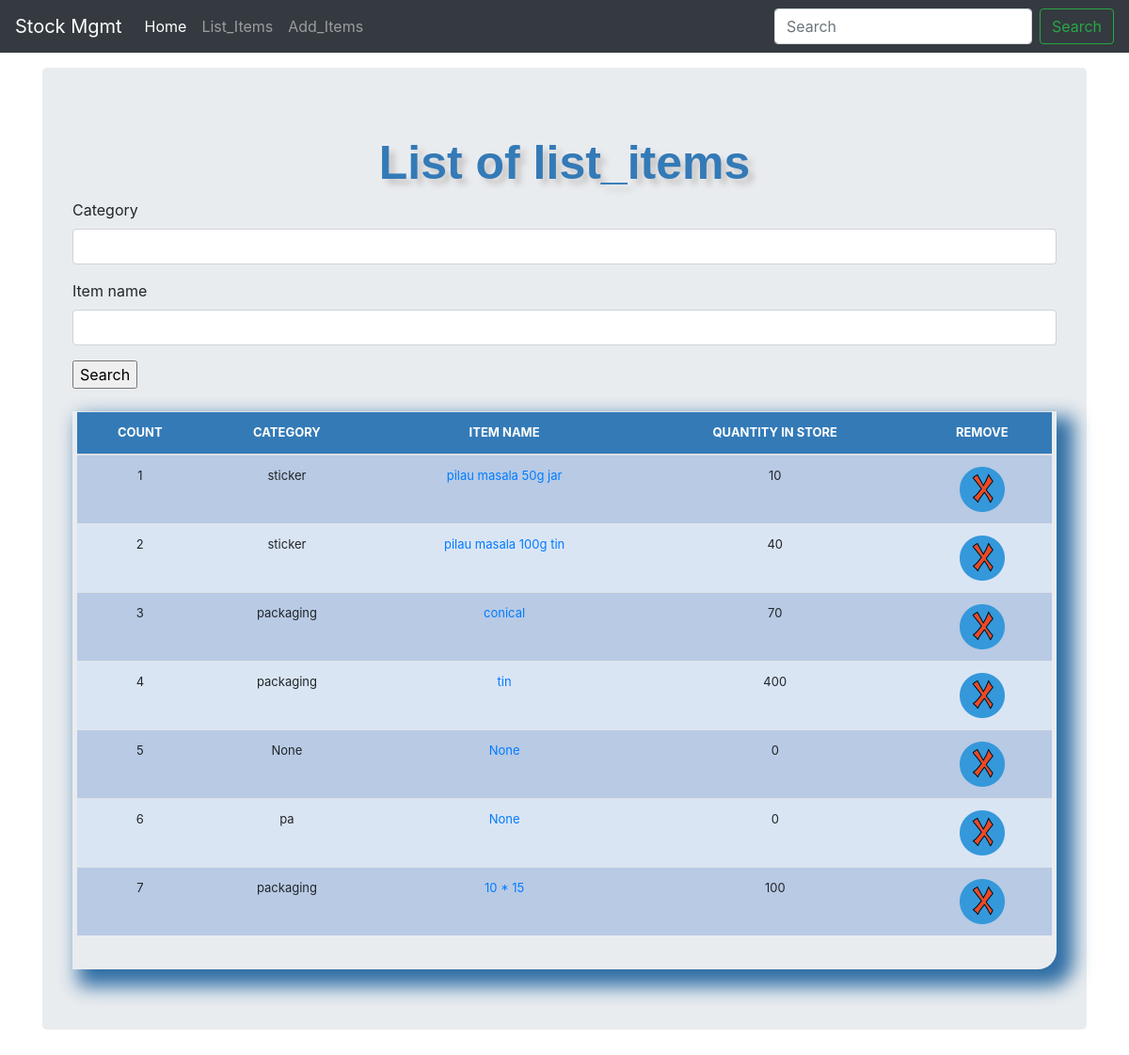
Before: /list_items/ with the older database file.
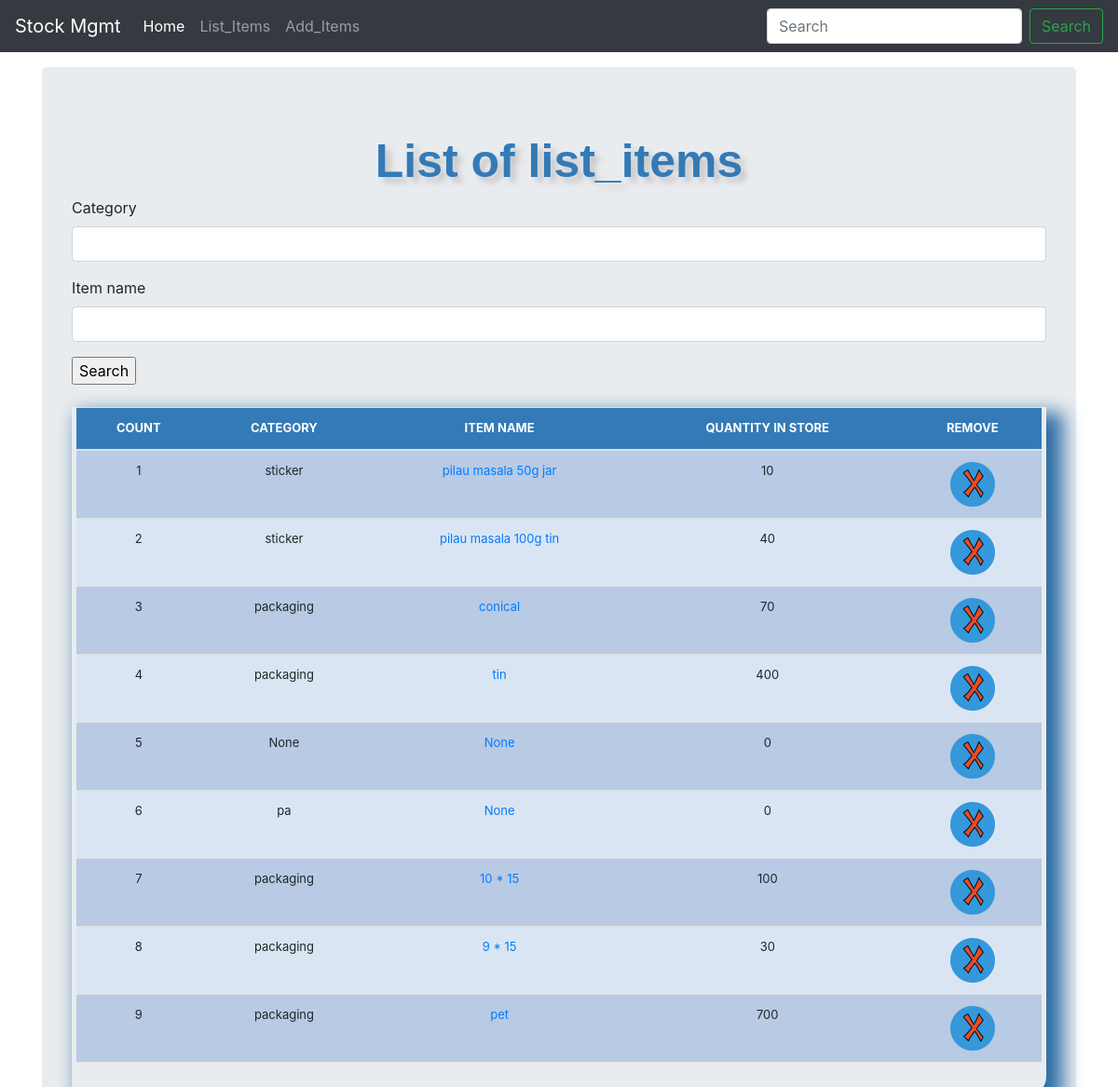
After: the same page with the newer database file.
### stockmgmt/models.py (models this page shows, shortened)
class Stock(models.Model):
	category = models.CharField(max_length=50, blank=True, null=True)
	item_name = models.CharField(max_length=50, blank=True, null=True)
	quantity = models.IntegerField(default='0', blank=False, null=True)
	receive_quantity = models.IntegerField(default='0', blank=True, null=True)
	receive_by = models.CharField(max_length=50, blank=True, null=True)
	issue_quantity = models.IntegerField(default='0', blank=True, null=True)
	issue_by = models.CharField(max_length=50, blank=True, null=True)
	issue_to = models.CharField(max_length=50, blank=True, null=True)
	phone_number = models.CharField(max_length=50, blank=True, null=True)
	created_by = models.CharField(max_length=50, blank=True, null=True)
	reorder_level = models.IntegerField(default='0', blank=True, null=True)
	last_updated = models.DateTimeField(auto_now_add=False, auto_now=True)
	export_to_CSV = models.BooleanField(default=False)

### stockmgmt/views.py (the view, shortened to what this page needs)
# urls.py: path('list_items/', views.list_items, name='list_items'),
def list_items(request):
	header = 'List of list_items'
	form = StockSearchForm(request.POST or None)
	queryset = Stock.objects.all()
	context = {
		"header": header,
		"queryset": queryset,
		"form": form,
	}
	return render(request, "list_items.html",context)

### stockmgmt/forms.py
class StockSearchForm(forms.ModelForm):
  class Meta:
    model = Stock
    fields = ['category', 'item_name']

### stockmgmt/templates/list_items.html
{% extends 'base.html' %}
{% load static %}
{% block content %}
{% load crispy_forms_tags %}
<form method='POST' action=''>{% csrf_token %}
      {{form|crispy}}
      <input type="submit" value='Search'/>
</form>
<br>
<body>
  <div class="display_table">
    <table class='table'>
        <thead>
          <tr>
            <th>COUNT</th>
            <th>CATEGORY</th>
            <th>ITEM NAME</th>
            <th>QUANTITY IN STORE</th>
            <th>REMOVE</th>
          </tr>
        </thead>
      {% for instance in queryset %}
          <tr>
            <td>{{forloop.counter}}</td>
            <td>{{instance.category}}</td>
            <td><a href="{% url 'update_items' instance.id %}">{{instance.item_name}}</a></td>
            <td>{{instance.quantity}}</td>
            <td><a href="{% url 'delete_items' instance.id %}"><img src="{% static 'img/delete.png' %}"></a></td>
          </tr>
      {% endfor %}
    </table>
  </div>
</body>
{% endblock %}

Changed rows visible on the page:
added Stock: category "packaging", item_name "9 * 15", quantity "30"
added Stock: category "packaging", item_name "pet", quantity "700"
